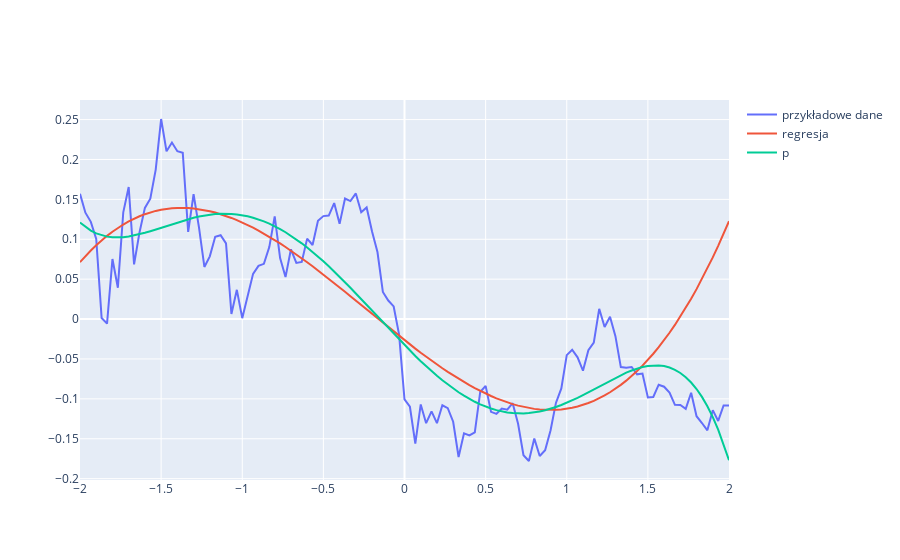

Here is the notebook cell this chart was saved with:
### Code cell
fig = go.Figure()
fig.add_trace(go.Scatter(x=arg, y=arr, name="przykładowe dane"))
fig.add_trace(go.Scatter(x=arg, y=res_reg, name="regresja"))
fig.add_trace(go.Scatter(x=arg, y=p, name="p"))
fig.show()
